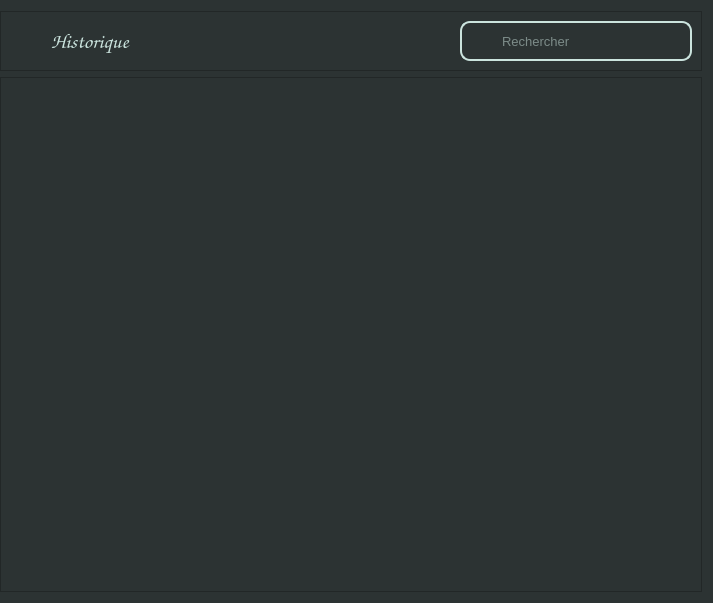
<?xml version="1.0" encoding="UTF-8"?>
<ui version="4.0">
 <class>Dialog</class>
 <widget class="QDialog" name="Dialog">
  <property name="geometry">
   <rect>
    <x>0</x>
    <y>0</y>
    <width>713</width>
    <height>603</height>
   </rect>
  </property>
  <property name="windowTitle">
   <string>Dialog</string>
  </property>
  <property name="styleSheet">
   <string notr="true">background-color: rgb(44, 51, 51);</string>
  </property>
  <layout class="QVBoxLayout" name="verticalLayout">
   <property name="leftMargin">
    <number>0</number>
   </property>
   <item>
    <widget class="QFrame" name="headerFrame">
     <property name="frameShape">
      <enum>QFrame::StyledPanel</enum>
     </property>
     <property name="frameShadow">
      <enum>QFrame::Raised</enum>
     </property>
     <layout class="QHBoxLayout" name="horizontalLayout">
      <property name="leftMargin">
       <number>0</number>
      </property>
      <property name="topMargin">
       <number>0</number>
      </property>
      <property name="rightMargin">
       <number>0</number>
      </property>
      <property name="bottomMargin">
       <number>0</number>
      </property>
      <item alignment="Qt::AlignTop">
       <widget class="QWidget" name="header" native="true">
        <layout class="QHBoxLayout" name="horizontalLayout_6">
         <property name="leftMargin">
          <number>0</number>
         </property>
         <property name="topMargin">
          <number>0</number>
         </property>
         <property name="rightMargin">
          <number>0</number>
         </property>
         <property name="bottomMargin">
          <number>0</number>
         </property>
         <item>
          <widget class="QWidget" name="titleContainer_4" native="true">
           <layout class="QHBoxLayout" name="horizontalLayout_7">
            <property name="leftMargin">
             <number>9</number>
            </property>
            <property name="topMargin">
             <number>0</number>
            </property>
            <property name="rightMargin">
             <number>0</number>
            </property>
            <property name="bottomMargin">
             <number>0</number>
            </property>
            <item>
             <widget class="QPushButton" name="menuBtn_4">
              <property name="maximumSize">
               <size>
                <width>35</width>
                <height>30</height>
               </size>
              </property>
              <property name="font">
               <font>
                <weight>50</weight>
                <bold>false</bold>
               </font>
              </property>
              <property name="styleSheet">
               <string notr="true">color: rgb(203, 228, 222);
border: none;</string>
              </property>
              <property name="text">
               <string/>
              </property>
              <property name="icon">
               <iconset resource="Ressources.qrc">
                <normaloff>:/Icons/Bold Icons/align-justify.svg</normaloff>:/Icons/Bold Icons/align-justify.svg</iconset>
              </property>
              <property name="iconSize">
               <size>
                <width>30</width>
                <height>30</height>
               </size>
              </property>
              <property name="flat">
               <bool>true</bool>
              </property>
             </widget>
            </item>
            <item>
             <widget class="QLabel" name="title_4">
              <property name="font">
               <font>
                <family>Comic Sans MS</family>
                <pointsize>16</pointsize>
                <weight>75</weight>
                <bold>true</bold>
               </font>
              </property>
              <property name="styleSheet">
               <string notr="true">color: rgb(203, 228, 222);</string>
              </property>
              <property name="text">
               <string>Historique</string>
              </property>
             </widget>
            </item>
           </layout>
          </widget>
         </item>
         <item>
          <widget class="QWidget" name="searchContainer_4" native="true">
           <property name="minimumSize">
            <size>
             <width>100</width>
             <height>0</height>
            </size>
           </property>
           <property name="maximumSize">
            <size>
             <width>250</width>
             <height>16777215</height>
            </size>
           </property>
           <layout class="QHBoxLayout" name="horizontalLayout_8">
            <item>
             <widget class="QFrame" name="searchFrame_4">
              <property name="minimumSize">
               <size>
                <width>0</width>
                <height>0</height>
               </size>
              </property>
              <property name="maximumSize">
               <size>
                <width>250</width>
                <height>40</height>
               </size>
              </property>
              <property name="styleSheet">
               <string notr="true">border-radius: 10px;
border: 2px solid #CBE4DE;</string>
              </property>
              <property name="frameShape">
               <enum>QFrame::StyledPanel</enum>
              </property>
              <property name="frameShadow">
               <enum>QFrame::Raised</enum>
              </property>
              <layout class="QHBoxLayout" name="horizontalLayout_9">
               <property name="rightMargin">
                <number>0</number>
               </property>
               <item alignment="Qt::AlignRight">
                <widget class="QLabel" name="searchLabel_4">
                 <property name="minimumSize">
                  <size>
                   <width>20</width>
                   <height>20</height>
                  </size>
                 </property>
                 <property name="maximumSize">
                  <size>
                   <width>20</width>
                   <height>20</height>
                  </size>
                 </property>
                 <property name="styleSheet">
                  <string notr="true">border: none;</string>
                 </property>
                 <property name="text">
                  <string/>
                 </property>
                 <property name="pixmap">
                  <pixmap resource="Ressources.qrc">:/Icons/Bold Icons/search.svg</pixmap>
                 </property>
                 <property name="scaledContents">
                  <bool>true</bool>
                 </property>
                </widget>
               </item>
               <item>
                <widget class="QLineEdit" name="searchInput_4">
                 <property name="minimumSize">
                  <size>
                   <width>190</width>
                   <height>0</height>
                  </size>
                 </property>
                 <property name="maximumSize">
                  <size>
                   <width>190</width>
                   <height>30</height>
                  </size>
                 </property>
                 <property name="font">
                  <font>
                   <pointsize>10</pointsize>
                  </font>
                 </property>
                 <property name="styleSheet">
                  <string notr="true">color: rgb(203, 228, 222);
background: transparent;
border: none;</string>
                 </property>
                 <property name="placeholderText">
                  <string>Rechercher</string>
                 </property>
                </widget>
               </item>
              </layout>
             </widget>
            </item>
           </layout>
          </widget>
         </item>
        </layout>
       </widget>
      </item>
     </layout>
    </widget>
   </item>
   <item>
    <widget class="QFrame" name="bodyFrame">
     <property name="sizePolicy">
      <sizepolicy hsizetype="Preferred" vsizetype="Expanding">
       <horstretch>0</horstretch>
       <verstretch>0</verstretch>
      </sizepolicy>
     </property>
     <property name="frameShape">
      <enum>QFrame::StyledPanel</enum>
     </property>
     <property name="frameShadow">
      <enum>QFrame::Raised</enum>
     </property>
    </widget>
   </item>
  </layout>
 </widget>
 <resources>
  <include location="Ressources.qrc"/>
 </resources>
 <connections/>
</ui>
